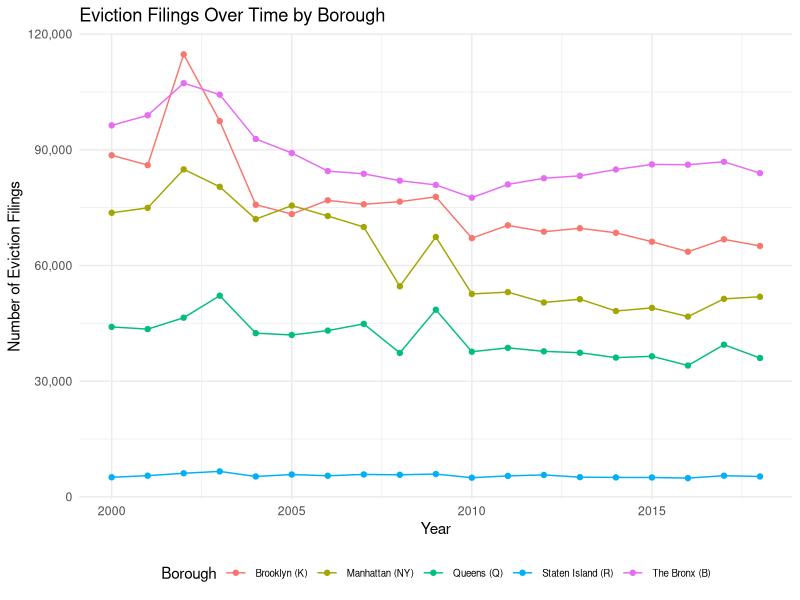
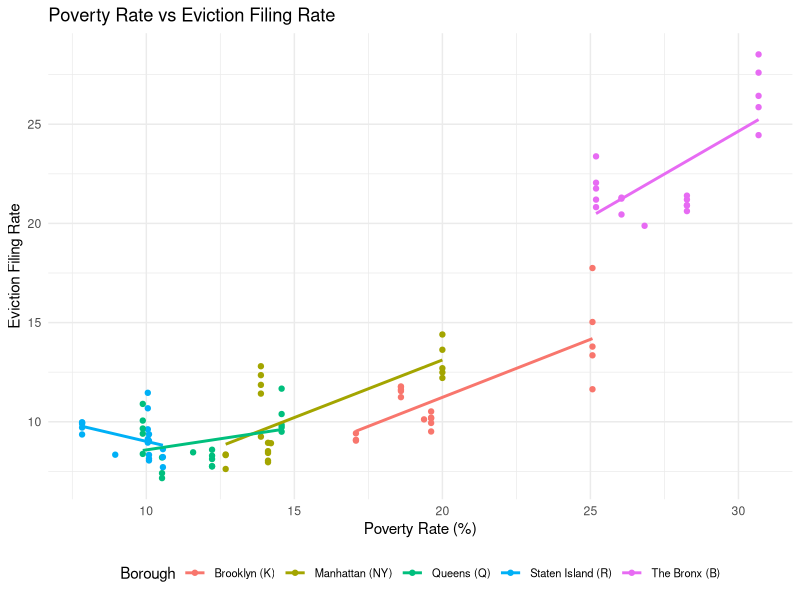
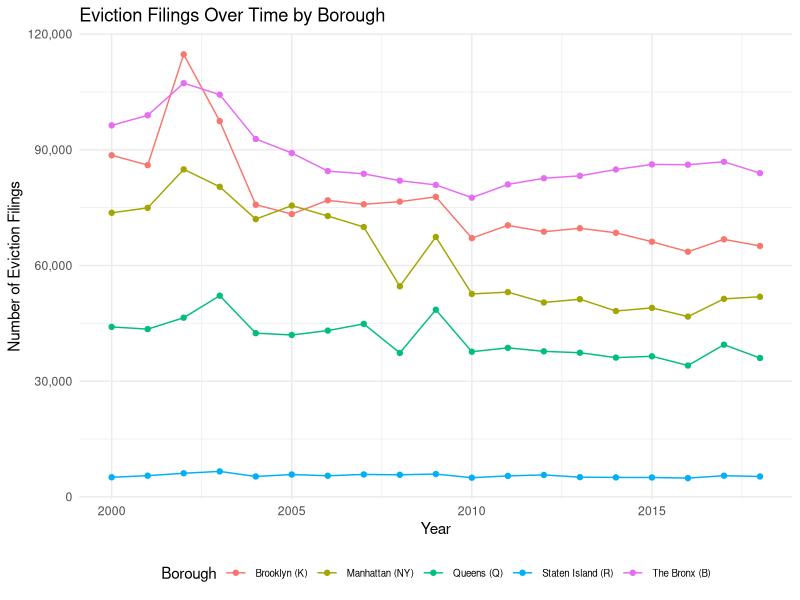
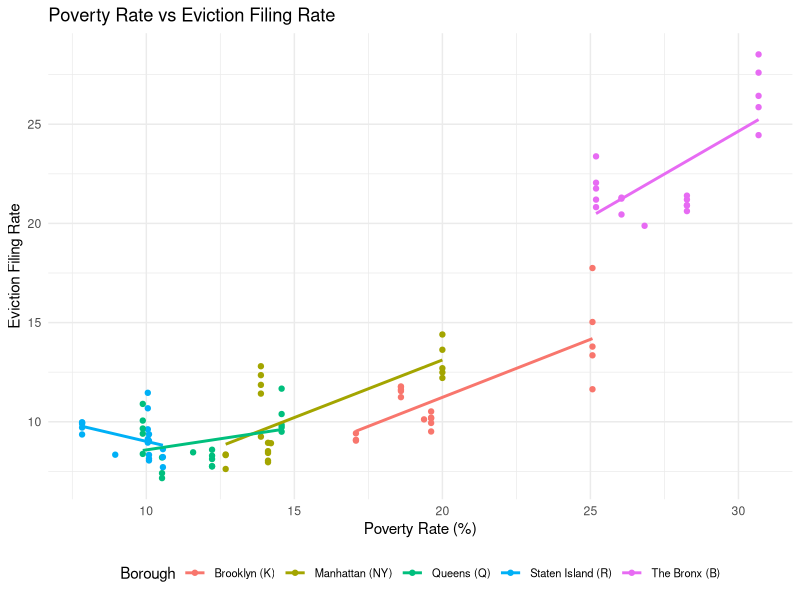

Write R code to recreate these figures, in order. (Note: this script raises an error after producing the figures.)
## ---- chunk 1
knitr::opts_chunk$set(echo = TRUE)
library(tidyverse)
library(knitr)
library(kableExtra)

## ---- chunk 2
# Read the CSV files
queens_bronx_manhattan <- read_csv("./data/eviction_stats_Queens_Bronx_Manhattan.csv")
queens_richmond <- read_csv("./data/eviction_stats_Brooklyn_Richmond.csv")
## ---- chunk 3
# Combine the datasets
nyc_evictions <- bind_rows(queens_bronx_manhattan, queens_richmond) %>%
  # Remove any potential duplicates
  distinct() %>%
  # Sort by year and county name
  arrange(year, name) %>%
  # Create a borough column without "County"
  mutate(borough = str_replace(name, " County", ""))

## ---- chunk 4
# Create data dictionary
data_dictionary <- tribble(
  ~Column, ~Description,
  "GEOID", "Census FIPS code for 2010 geography",
  "name", "Census location name",
  "parent-location", "Parent location in Census hierarchy",
  "population", "Total population",
  "poverty-rate", "% of population with income below poverty level",
  "pct-renter-occupied", "% of occupied housing units that are renter-occupied",
  "median-gross-rent", "Median gross rent",
  "median-household-income", "Median household income",
  "median-property-value", "Median property value",
  "rent-burden", "Median gross rent as % of household income (max 50%)",
  "pct-white", "% population White alone, not Hispanic/Latino",
  "pct-af-am", "% population Black/African American alone, not Hispanic/Latino",
  "pct-hispanic", "% population Hispanic/Latino origin",
  "pct-am-ind", "% population American Indian/Alaska Native alone, not Hispanic/Latino",
  "pct-asian", "% population Asian alone, not Hispanic/Latino",
  "pct-nh-pi", "% population Native Hawaiian/Pacific Islander alone, not Hispanic/Latino",
  "pct-other", "% population other race alone, not Hispanic/Latino",
  "pct-multiple", "% population two or more races, not Hispanic/Latino",
  "households-threatened", "Number of unique households receiving eviction filing",
  "eviction-filings", "All eviction cases filed, including multiple cases against same address",
  "households-threatened-rate", "% of unique households receiving eviction filing",
  "eviction-filing-rate", "Ratio of evictions filed to renter-occupied homes",
  "filings-per-day", "Number of eviction filings per day"
)
## ---- chunk 5
# Display basic information about the dataset
cat("NYC Eviction Dataset Summary\n")
cat("==========================\n")
cat("Time period:", min(nyc_evictions$year), "-", max(nyc_evictions$year), "\n")
cat("Boroughs included:", paste(unique(nyc_evictions$borough), collapse=", "), "\n")
cat("Total records:", nrow(nyc_evictions), "\n")
cat("Number of columns:", ncol(nyc_evictions), "\n\n")

# Display first few rows of the dataset
head(nyc_evictions) %>%
  select(year, borough, population, `eviction-filings`, `households-threatened`) %>%
  kable(caption = "Sample of NYC Eviction Data") %>%
  kable_styling(bootstrap_options = c("striped", "hover"))

# Display data dictionary
data_dictionary %>%
  kable(caption = "Data Dictionary") %>%
  kable_styling(bootstrap_options = c("striped", "hover"), 
                full_width = FALSE,
                position = "left")

# Save combined dataset if needed
write_csv(nyc_evictions, "./data/nyc_eviction_data_combined.csv")
## ---- chunk 6
# Load additional required packages
library(ggplot2)
library(scales)
library(gridExtra)

## ---- chunk 7
# Create simplified borough mapping
borough_mapping <- c(
  "New York" = "Manhattan (NY)",
  "Kings" = "Brooklyn (K)",
  "Queens" = "Queens (Q)",
  "Bronx" = "The Bronx (B)",
  "Richmond" = "Staten Island (R)"
)

# Update the borough names in the dataset
nyc_evictions <- nyc_evictions %>%
  mutate(borough_simple = borough_mapping[borough])

## ---- chunk 8
# 1. Temporal Trends of Evictions by Borough
temporal_evic_borough <- ggplot(nyc_evictions, aes(x = year, y = `eviction-filings`, color = borough_simple)) +
  geom_line() +
  geom_point() +
  theme_minimal() +
  labs(title = "Eviction Filings Over Time by Borough",
       x = "Year",
       y = "Number of Eviction Filings",
       color = "Borough") +
  scale_y_continuous(labels = comma) +
  theme(legend.position = "bottom",
        legend.text = element_text(size = 7))

temporal_evic_borough

ggsave("figures/Yearly_Eviction/temporal_evic_borough.png", plot = temporal_evic_borough, width = 8, height = 6)

## ---- chunk 9
# 2. Relationship between Poverty Rate and Eviction Filing Rate
poverty_evic <- ggplot(nyc_evictions, aes(x = `poverty-rate`, y = `eviction-filing-rate`, color = borough_simple)) +
  geom_point() +
  geom_smooth(method = "lm", se = FALSE) +
  theme_minimal() +
  labs(title = "Poverty Rate vs Eviction Filing Rate",
       x = "Poverty Rate (%)",
       y = "Eviction Filing Rate",
       color = "Borough") +
  theme(legend.position = "bottom",
        legend.text = element_text(size = 8))

poverty_evic

ggsave("figures/Yearly_Eviction/poverty_evic.png", plot = poverty_evic, width = 8, height = 6)

## ---- chunk 10
# 3. Summary statistics by borough
borough_summary <- nyc_evictions %>%
  group_by(borough_simple) %>%
  summarise(
    avg_eviction_rate = mean(`eviction-filing-rate`),
    avg_poverty_rate = mean(`poverty-rate`),
    avg_rent_burden = mean(`rent-burden`),
    avg_median_rent = mean(`median-gross-rent`),
    total_filings = sum(`eviction-filings`)
  ) %>%
  arrange(desc(avg_eviction_rate))

# Display summary statistics
kable(borough_summary, 
      col.names = c("Borough", "Avg Eviction Rate", "Avg Poverty Rate", 
                    "Avg Rent Burden", "Avg Median Rent", "Total Filings"),
      caption = "Borough-level Summary Statistics",
      digits = 2) %>%
  kable_styling(bootstrap_options = c("striped", "hover"))

## ---- chunk 11
# 4. Rent burden analysis
rent_burden <- ggplot(nyc_evictions, aes(x = borough_full, y = `rent-burden`, fill = borough_simple)) +
  geom_boxplot() +
  theme_minimal() +
  labs(title = "Rent Burden Distribution by Borough",
       x = "Borough",
       y = "Rent Burden (%)") +
  theme(legend.position = "none",
        axis.text.x = element_text(angle = 45, hjust = 1, size = 8))

rent_burden

ggsave("figures/Yearly_Eviction/rent_burden.png", plot = rent_burden, width = 8, height = 6)

## ---- chunk 12
# 5. Correlation between median rent and eviction rates
med_gross_rent_evic <- ggplot(nyc_evictions, aes(x = `median-gross-rent`, y = `eviction-filing-rate`, 
                         color = borough_simple)) +
  geom_point() +
  geom_smooth(method = "lm", se = FALSE) +
  theme_minimal() +
  labs(title = "Median Gross Rent vs Eviction Filing Rate",
       x = "Median Gross Rent ($)",
       y = "Eviction Filing Rate",
       color = "Borough") +
  scale_x_continuous(labels = dollar) +
  theme(legend.position = "bottom",
        legend.text = element_text(size = 8))

med_gross_rent_evic

ggsave("figures/Yearly_Eviction/med_gross_rent_evic.png", plot = med_gross_rent_evic, width = 8, height = 6)

## ---- chunk 13
# 6. Demographic analysis
demographic_summary <- nyc_evictions %>%
  group_by(borough_simple) %>%
  summarise(
    white = mean(`pct-white`),
    black = mean(`pct-af-am`),
    hispanic = mean(`pct-hispanic`),
    asian = mean(`pct-asian`)
  ) %>%
  pivot_longer(cols = -borough_simple, 
               names_to = "demographic", 
               values_to = "percentage")

demog_comp_borough <- ggplot(demographic_summary, aes(x = borough_simple, y = percentage, fill = demographic)) +
  geom_bar(stat = "identity", position = "dodge") +
  theme_minimal() +
  labs(title = "Demographic Composition by Borough",
       x = "Borough",
       y = "Percentage",
       fill = "Demographic Group") +
  theme(axis.text.x = element_text(angle = 45, hjust = 1, size = 8))

demog_comp_borough

ggsave("figures/Yearly_Eviction/demog_comp_borough.png", plot = demog_comp_borough, width = 8, height = 6)

## ---- chunk 14
# 7. Time series of households threatened vs actual filings
time_series <- ggplot(nyc_evictions, aes(x = year)) +
  geom_line(aes(y = `households-threatened`, color = "Households Threatened")) +
  geom_line(aes(y = `eviction-filings`, color = "Eviction Filings")) +
  facet_wrap(~borough_simple, scales = "free_y") +
  theme_minimal() +
  labs(title = "Households Threatened vs Actual Eviction Filings",
       x = "Year",
       y = "Count",
       color = "Metric") +
  scale_y_continuous(labels = comma) +
  theme(strip.text = element_text(size = 7))

time_series

ggsave("figures/Yearly_Eviction/time_series.png", plot = time_series, width = 8, height = 6)
  
